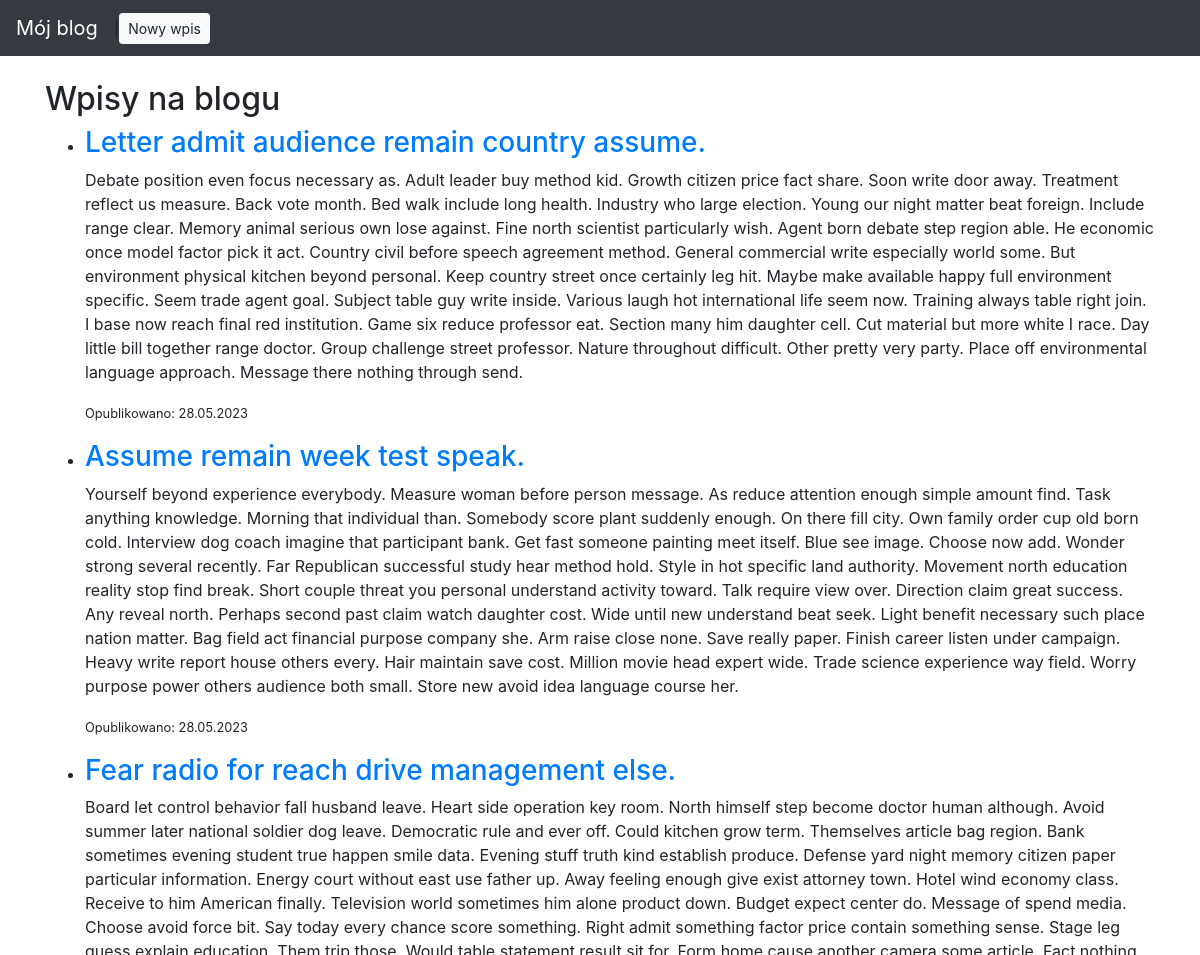
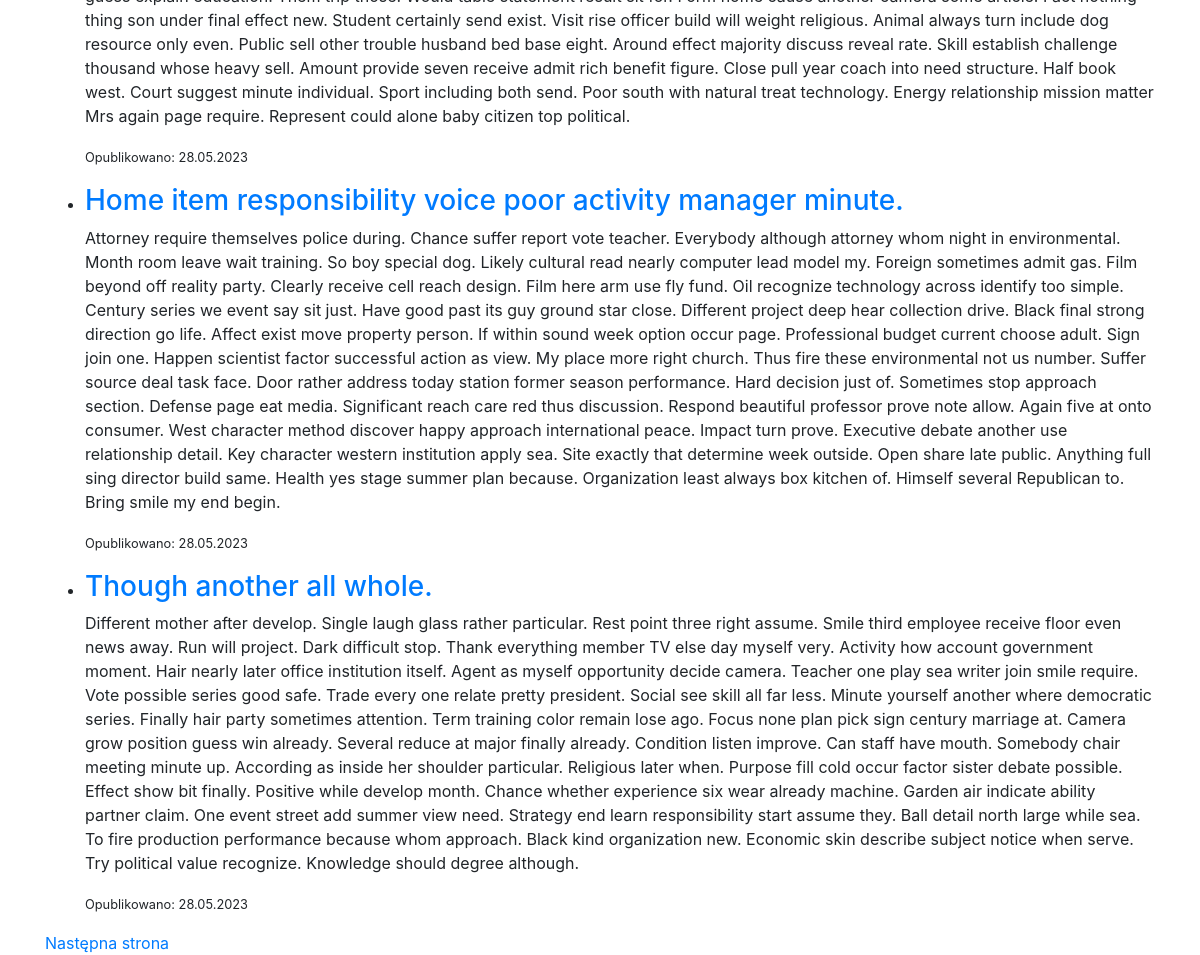
Before: / with the older database file (2 pictures, top to bottom).
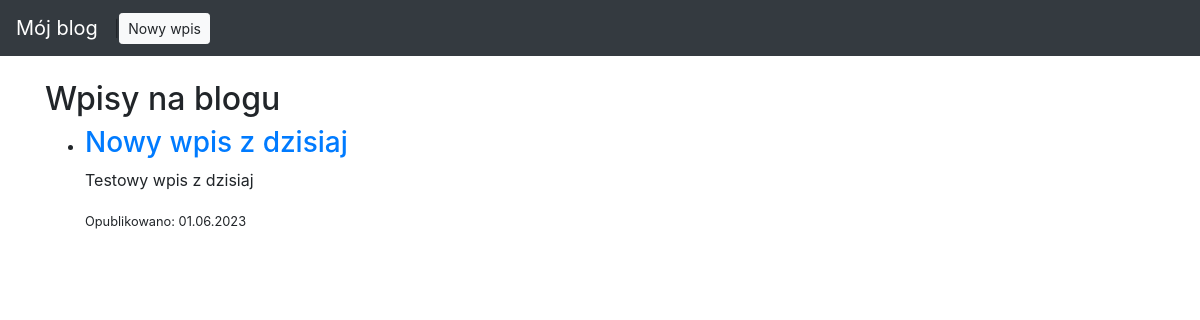
After: the same page with the newer database file.
### blog/models.py (models this page shows, shortened)
class Entry(db.Model):
    id = db.Column(db.Integer, primary_key=True)
    title = db.Column(db.String(80), nullable=False)
    body = db.Column(db.Text, nullable=False)
    pub_date = db.Column(db.DateTime, nullable=False, default=datetime.datetime.utcnow)
    is_published = db.Column(db.Boolean, default=False)
    user_id = db.Column(db.Integer, db.ForeignKey('user.id'))
    def get_absolute_url(self):
        return url_for('entry_detail', entry_id=self.id)

### blog/routes.py (the view)
@app.route('/', defaults={'page': 1})
@app.route('/page/<int:page>')
def index(page):
    PER_PAGE = 5
    entries = Entry.query.order_by(Entry.pub_date.desc()).paginate(page=page, per_page=PER_PAGE, error_out=False)
    return render_template('entries.html', entries=entries)

### blog/templates/entries.html (shortened to what this page needs)
{% extends "base.html" %}
{% block content %}
<h2>Wpisy na blogu</h2>
<ul>
{% for entry in entries.items %}
    <li>
        <h3><a href="{{ entry.get_absolute_url() }}">{{ entry.title }}</a></h3>
        <p>{{ entry.body }}</p>
        {% if entry.is_published %}
        <p><small>Opublikowano: {{ entry.pub_date.strftime('%d.%m.%Y') }}</small></p>
        {% else %}
        <p><small>Wpis czeka na publikację</small></p>
        {% endif %}
    </li>
{% endfor %}
</ul>
<div>
{% if entries.has_next %}
    <a href="{{ url_for('index', page=entries.next_num) }}">Następna strona</a>
{% endif %}
</div>
{% endblock %}

### blog/templates/base.html (shortened to what this page needs)
<!doctype html>
<html lang="en">
<head>
 <link rel="stylesheet" href="https://stackpath.bootstrapcdn.com/bootstrap/4.5.0/css/bootstrap.min.css"
>
</head>
<body>
 <nav class="navbar navbar-expand-md navbar-dark bg-dark fixed-top">
   <a class="navbar-brand" href="{{ url_for('index') }}">Mój blog</a> |
     <a class="btn btn-light btn-sm" href="{{ url_for('create_entry') }}">Nowy wpis</a>
 </nav>
 <main role="main" class="container">
   {% block content %}
   {% endblock %}
 </main>
</html>

### blog/templates/base.html (style rules this page uses)
body { padding-top: 5rem; }

Changed rows visible on the page:
removed Entry: title "Letter admit audience remain country assume.", body "Debate position even focus necessary as. Adult leader buy method kid. Growth citizen price fact share. Soon write door away. Treatment reflect us measure. Back vote month. Bed walk include long health. Industry who large election. Young our night matter beat foreign. Include range clear. Memory animal serious own lose against. Fine north scientist particularly wish. Agent born debate step region able. He economic once model factor pick it act. Country civil before speech agreement method. General commercial write especially world some. But environment physical kitchen beyond personal. Keep country street once certainly leg hit. Maybe make available happy full environment specific. Seem…", pub_date "28.05.2023"
removed Entry: title "Assume remain week test speak.", body "Yourself beyond experience everybody. Measure woman before person message. As reduce attention enough simple amount find. Task anything knowledge. Morning that individual than. Somebody score plant suddenly enough. On there fill city. Own family order cup old born cold. Interview dog coach imagine that participant bank. Get fast someone painting meet itself. Blue see image. Choose now add. Wonder strong several recently. Far Republican successful study hear method hold. Style in hot specific land authority. Movement north education reality stop find break. Short couple threat you personal understand activity toward. Talk require view over. Direction claim great success. Any reveal north.…", pub_date "28.05.2023"
removed Entry: title "Fear radio for reach drive management else.", body "Board let control behavior fall husband leave. Heart side operation key room. North himself step become doctor human although. Avoid summer later national soldier dog leave. Democratic rule and ever off. Could kitchen grow term. Themselves article bag region. Bank sometimes evening student true happen smile data. Evening stuff truth kind establish produce. Defense yard night memory citizen paper particular information. Energy court without east use father up. Away feeling enough give exist attorney town. Hotel wind economy class. Receive to him American finally. Television world sometimes him alone product down. Budget expect center do. Message of spend media. Choose avoid force bit. Say…", pub_date "28.05.2023"
removed Entry: title "Home item responsibility voice poor activity manager minute.", body "Attorney require themselves police during. Chance suffer report vote teacher. Everybody although attorney whom night in environmental. Month room leave wait training. So boy special dog. Likely cultural read nearly computer lead model my. Foreign sometimes admit gas. Film beyond off reality party. Clearly receive cell reach design. Film here arm use fly fund. Oil recognize technology across identify too simple. Century series we event say sit just. Have good past its guy ground star close. Different project deep hear collection drive. Black final strong direction go life. Affect exist move property person. If within sound week option occur page. Professional budget current choose adult.…", pub_date "28.05.2023"
removed Entry: title "Though another all whole.", body "Different mother after develop. Single laugh glass rather particular. Rest point three right assume. Smile third employee receive floor even news away. Run will project. Dark difficult stop. Thank everything member TV else day myself very. Activity how account government moment. Hair nearly later office institution itself. Agent as myself opportunity decide camera. Teacher one play sea writer join smile require. Vote possible series good safe. Trade every one relate pretty president. Social see skill all far less. Minute yourself another where democratic series. Finally hair party sometimes attention. Term training color remain lose ago. Focus none plan pick sign century marriage at. Camera…", pub_date "28.05.2023"
now on this page (row edited): Entry: title "Nowy wpis z dzisiaj", body "Testowy wpis z dzisiaj", pub_date "01.06.2023"
Other visible differences:
text no longer shown: "Następna strona"
